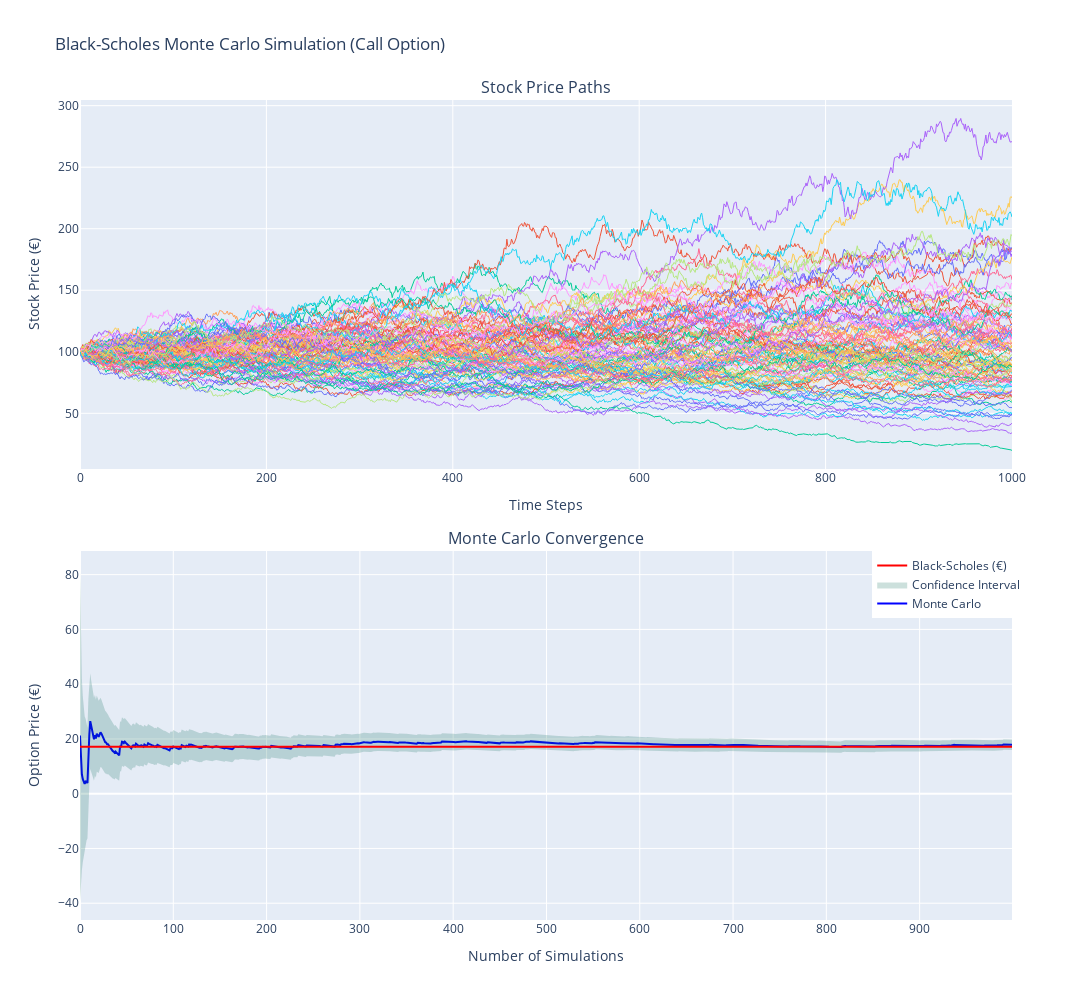

Here is the notebook cell this chart was saved with:
### Code cell
black_scholes_monte_carlo_gui()

### Figure 1 — Plotly figure (JSON) as saved in the notebook; plotly's stock layout.template omitted (floating-point values rounded to 4 significant figures; data arrays with more than 128 entries replaced by an {"elided": "..."} marker saying what was removed)
{"data": [{"line": {"width": 1}, "mode": "lines", "showlegend": false, "type": "scatter", "xaxis": "x", "y": {"elided": "1001 float values"}, "yaxis": "y"}, {"line": {"width": 1}, "mode": "lines", "showlegend": false, "type": "scatter", "xaxis": "x", "y": {"elided": "1001 float values"}, "yaxis": "y"}, {"line": {"width": 1}, "mode": "lines", "showlegend": false, "type": "scatter", "xaxis": "x", "y": {"elided": "1001 float values"}, "yaxis": "y"}, {"line": {"width": 1}, "mode": "lines", "showlegend": false, "type": "scatter", "xaxis": "x", "y": {"elided": "1001 float values"}, "yaxis": "y"}, {"line": {"width": 1}, "mode": "lines", "showlegend": false, "type": "scatter", "xaxis": "x", "y": {"elided": "1001 float values"}, "yaxis": "y"}, {"line": {"width": 1}, "mode": "lines", "showlegend": false, "type": "scatter", "xaxis": "x", "y": {"elided": "1001 float values"}, "yaxis": "y"}, {"line": {"width": 1}, "mode": "lines", "showlegend": false, "type": "scatter", "xaxis": "x", "y": {"elided": "1001 float values"}, "yaxis": "y"}, {"line": {"width": 1}, "mode": "lines", "showlegend": false, "type": "scatter", "xaxis": "x", "y": {"elided": "1001 float values"}, "yaxis": "y"}, {"line": {"width": 1}, "mode": "lines", "showlegend": false, "type": "scatter", "xaxis": "x", "y": {"elided": "1001 float values"}, "yaxis": "y"}, {"line": {"width": 1}, "mode": "lines", "showlegend": false, "type": "scatter", "xaxis": "x", "y": {"elided": "1001 float values"}, "yaxis": "y"}, {"line": {"width": 1}, "mode": "lines", "showlegend": false, "type": "scatter", "xaxis": "x", "y": {"elided": "1001 float values"}, "yaxis": "y"}, {"line": {"width": 1}, "mode": "lines", "showlegend": false, "type": "scatter", "xaxis": "x", "y": {"elided": "1001 float values"}, "yaxis": "y"}, {"line": {"width": 1}, "mode": "lines", "showlegend": false, "type": "scatter", "xaxis": "x", "y": {"elided": "1001 float values"}, "yaxis": "y"}, {"line": {"width": 1}, "mode": "lines", "showlegend": false, "type": "scatter", "xaxis": "x", "y": {"elided": "1001 float values"}, "yaxis": "y"}, {"line": {"width": 1}, "mode": "lines", "showlegend": false, "type": "scatter", "xaxis": "x", "y": {"elided": "1001 float values"}, "yaxis": "y"}, {"line": {"width": 1}, "mode": "lines", "showlegend": false, "type": "scatter", "xaxis": "x", "y": {"elided": "1001 float values"}, "yaxis": "y"}, {"line": {"width": 1}, "mode": "lines", "showlegend": false, "type": "scatter", "xaxis": "x", "y": {"elided": "1001 float values"}, "yaxis": "y"}, {"line": {"width": 1}, "mode": "lines", "showlegend": false, "type": "scatter", "xaxis": "x", "y": {"elided": "1001 float values"}, "yaxis": "y"}, {"line": {"width": 1}, "mode": "lines", "showlegend": false, "type": "scatter", "xaxis": "x", "y": {"elided": "1001 float values"}, "yaxis": "y"}, {"line": {"width": 1}, "mode": "lines", "showlegend": false, "type": "scatter", "xaxis": "x", "y": {"elided": "1001 float values"}, "yaxis": "y"}, {"line": {"width": 1}, "mode": "lines", "showlegend": false, "type": "scatter", "xaxis": "x", "y": {"elided": "1001 float values"}, "yaxis": "y"}, {"line": {"width": 1}, "mode": "lines", "showlegend": false, "type": "scatter", "xaxis": "x", "y": {"elided": "1001 float values"}, "yaxis": "y"}, {"line": {"width": 1}, "mode": "lines", "showlegend": false, "type": "scatter", "xaxis": "x", "y": {"elided": "1001 float values"}, "yaxis": "y"}, {"line": {"width": 1}, "mode": "lines", "showlegend": false, "type": "scatter", "xaxis": "x", "y": {"elided": "1001 float values"}, "yaxis": "y"}, {"line": {"width": 1}, "mode": "lines", "showlegend": false, "type": "scatter", "xaxis": "x", "y": {"elided": "1001 float values"}, "yaxis": "y"}, {"line": {"width": 1}, "mode": "lines", "showlegend": false, "type": "scatter", "xaxis": "x", "y": {"elided": "1001 float values"}, "yaxis": "y"}, {"line": {"width": 1}, "mode": "lines", "showlegend": false, "type": "scatter", "xaxis": "x", "y": {"elided": "1001 float values"}, "yaxis": "y"}, {"line": {"width": 1}, "mode": "lines", "showlegend": false, "type": "scatter", "xaxis": "x", "y": {"elided": "1001 float values"}, "yaxis": "y"}, {"line": {"width": 1}, "mode": "lines", "showlegend": false, "type": "scatter", "xaxis": "x", "y": {"elided": "1001 float values"}, "yaxis": "y"}, {"line": {"width": 1}, "mode": "lines", "showlegend": false, "type": "scatter", "xaxis": "x", "y": {"elided": "1001 float values"}, "yaxis": "y"}, {"line": {"width": 1}, "mode": "lines", "showlegend": false, "type": "scatter", "xaxis": "x", "y": {"elided": "1001 float values"}, "yaxis": "y"}, {"line": {"width": 1}, "mode": "lines", "showlegend": false, "type": "scatter", "xaxis": "x", "y": {"elided": "1001 float values"}, "yaxis": "y"}, {"line": {"width": 1}, "mode": "lines", "showlegend": false, "type": "scatter", "xaxis": "x", "y": {"elided": "1001 float values"}, "yaxis": "y"}, {"line": {"width": 1}, "mode": "lines", "showlegend": false, "type": "scatter", "xaxis": "x", "y": {"elided": "1001 float values"}, "yaxis": "y"}, {"line": {"width": 1}, "mode": "lines", "showlegend": false, "type": "scatter", "xaxis": "x", "y": {"elided": "1001 float values"}, "yaxis": "y"}, {"line": {"width": 1}, "mode": "lines", "showlegend": false, "type": "scatter", "xaxis": "x", "y": {"elided": "1001 float values"}, "yaxis": "y"}, {"line": {"width": 1}, "mode": "lines", "showlegend": false, "type": "scatter", "xaxis": "x", "y": {"elided": "1001 float values"}, "yaxis": "y"}, {"line": {"width": 1}, "mode": "lines", "showlegend": false, "type": "scatter", "xaxis": "x", "y": {"elided": "1001 float values"}, "yaxis": "y"}, {"line": {"width": 1}, "mode": "lines", "showlegend": false, "type": "scatter", "xaxis": "x", "y": {"elided": "1001 float values"}, "yaxis": "y"}, {"line": {"width": 1}, "mode": "lines", "showlegend": false, "type": "scatter", "xaxis": "x", "y": {"elided": "1001 float values"}, "yaxis": "y"}, {"line": {"width": 1}, "mode": "lines", "showlegend": false, "type": "scatter", "xaxis": "x", "y": {"elided": "1001 float values"}, "yaxis": "y"}, {"line": {"width": 1}, "mode": "lines", "showlegend": false, "type": "scatter", "xaxis": "x", "y": {"elided": "1001 float values"}, "yaxis": "y"}, {"line": {"width": 1}, "mode": "lines", "showlegend": false, "type": "scatter", "xaxis": "x", "y": {"elided": "1001 float values"}, "yaxis": "y"}, {"line": {"width": 1}, "mode": "lines", "showlegend": false, "type": "scatter", "xaxis": "x", "y": {"elided": "1001 float values"}, "yaxis": "y"}, {"line": {"width": 1}, "mode": "lines", "showlegend": false, "type": "scatter", "xaxis": "x", "y": {"elided": "1001 float values"}, "yaxis": "y"}, {"line": {"width": 1}, "mode": "lines", "showlegend": false, "type": "scatter", "xaxis": "x", "y": {"elided": "1001 float values"}, "yaxis": "y"}, {"line": {"width": 1}, "mode": "lines", "showlegend": false, "type": "scatter", "xaxis": "x", "y": {"elided": "1001 float values"}, "yaxis": "y"}, {"line": {"width": 1}, "mode": "lines", "showlegend": false, "type": "scatter", "xaxis": "x", "y": {"elided": "1001 float values"}, "yaxis": "y"}, {"line": {"width": 1}, "mode": "lines", "showlegend": false, "type": "scatter", "xaxis": "x", "y": {"elided": "1001 float values"}, "yaxis": "y"}, {"line": {"width": 1}, "mode": "lines", "showlegend": false, "type": "scatter", "xaxis": "x", "y": {"elided": "1001 float values"}, "yaxis": "y"}, {"line": {"width": 1}, "mode": "lines", "showlegend": false, "type": "scatter", "xaxis": "x", "y": {"elided": "1001 float values"}, "yaxis": "y"}, {"line": {"width": 1}, "mode": "lines", "showlegend": false, "type": "scatter", "xaxis": "x", "y": {"elided": "1001 float values"}, "yaxis": "y"}, {"line": {"width": 1}, "mode": "lines", "showlegend": false, "type": "scatter", "xaxis": "x", "y": {"elided": "1001 float values"}, "yaxis": "y"}, {"line": {"width": 1}, "mode": "lines", "showlegend": false, "type": "scatter", "xaxis": "x", "y": {"elided": "1001 float values"}, "yaxis": "y"}, {"line": {"width": 1}, "mode": "lines", "showlegend": false, "type": "scatter", "xaxis": "x", "y": {"elided": "1001 float values"}, "yaxis": "y"}, {"line": {"width": 1}, "mode": "lines", "showlegend": false, "type": "scatter", "xaxis": "x", "y": {"elided": "1001 float values"}, "yaxis": "y"}, {"line": {"width": 1}, "mode": "lines", "showlegend": false, "type": "scatter", "xaxis": "x", "y": {"elided": "1001 float values"}, "yaxis": "y"}, {"line": {"width": 1}, "mode": "lines", "showlegend": false, "type": "scatter", "xaxis": "x", "y": {"elided": "1001 float values"}, "yaxis": "y"}, {"line": {"width": 1}, "mode": "lines", "showlegend": false, "type": "scatter", "xaxis": "x", "y": {"elided": "1001 float values"}, "yaxis": "y"}, {"line": {"width": 1}, "mode": "lines", "showlegend": false, "type": "scatter", "xaxis": "x", "y": {"elided": "1001 float values"}, "yaxis": "y"}, {"line": {"width": 1}, "mode": "lines", "showlegend": false, "type": "scatter", "xaxis": "x", "y": {"elided": "1001 float values"}, "yaxis": "y"}, {"line": {"width": 1}, "mode": "lines", "showlegend": false, "type": "scatter", "xaxis": "x", "y": {"elided": "1001 float values"}, "yaxis": "y"}, {"line": {"width": 1}, "mode": "lines", "showlegend": false, "type": "scatter", "xaxis": "x", "y": {"elided": "1001 float values"}, "yaxis": "y"}, {"line": {"width": 1}, "mode": "lines", "showlegend": false, "type": "scatter", "xaxis": "x", "y": {"elided": "1001 float values"}, "yaxis": "y"}, {"line": {"width": 1}, "mode": "lines", "showlegend": false, "type": "scatter", "xaxis": "x", "y": {"elided": "1001 float values"}, "yaxis": "y"}, {"line": {"width": 1}, "mode": "lines", "showlegend": false, "type": "scatter", "xaxis": "x", "y": {"elided": "1001 float values"}, "yaxis": "y"}, {"line": {"width": 1}, "mode": "lines", "showlegend": false, "type": "scatter", "xaxis": "x", "y": {"elided": "1001 float values"}, "yaxis": "y"}, {"line": {"width": 1}, "mode": "lines", "showlegend": false, "type": "scatter", "xaxis": "x", "y": {"elided": "1001 float values"}, "yaxis": "y"}, {"line": {"width": 1}, "mode": "lines", "showlegend": false, "type": "scatter", "xaxis": "x", "y": {"elided": "1001 float values"}, "yaxis": "y"}, {"line": {"width": 1}, "mode": "lines", "showlegend": false, "type": "scatter", "xaxis": "x", "y": {"elided": "1001 float values"}, "yaxis": "y"}, {"line": {"width": 1}, "mode": "lines", "showlegend": false, "type": "scatter", "xaxis": "x", "y": {"elided": "1001 float values"}, "yaxis": "y"}, {"line": {"width": 1}, "mode": "lines", "showlegend": false, "type": "scatter", "xaxis": "x", "y": {"elided": "1001 float values"}, "yaxis": "y"}, {"line": {"width": 1}, "mode": "lines", "showlegend": false, "type": "scatter", "xaxis": "x", "y": {"elided": "1001 float values"}, "yaxis": "y"}, {"line": {"width": 1}, "mode": "lines", "showlegend": false, "type": "scatter", "xaxis": "x", "y": {"elided": "1001 float values"}, "yaxis": "y"}, {"line": {"width": 1}, "mode": "lines", "showlegend": false, "type": "scatter", "xaxis": "x", "y": {"elided": "1001 float values"}, "yaxis": "y"}, {"line": {"width": 1}, "mode": "lines", "showlegend": false, "type": "scatter", "xaxis": "x", "y": {"elided": "1001 float values"}, "yaxis": "y"}, {"line": {"width": 1}, "mode": "lines", "showlegend": false, "type": "scatter", "xaxis": "x", "y": {"elided": "1001 float values"}, "yaxis": "y"}, {"line": {"width": 1}, "mode": "lines", "showlegend": false, "type": "scatter", "xaxis": "x", "y": {"elided": "1001 float values"}, "yaxis": "y"}, {"line": {"width": 1}, "mode": "lines", "showlegend": false, "type": "scatter", "xaxis": "x", "y": {"elided": "1001 float values"}, "yaxis": "y"}, {"line": {"width": 1}, "mode": "lines", "showlegend": false, "type": "scatter", "xaxis": "x", "y": {"elided": "1001 float values"}, "yaxis": "y"}, {"line": {"width": 1}, "mode": "lines", "showlegend": false, "type": "scatter", "xaxis": "x", "y": {"elided": "1001 float values"}, "yaxis": "y"}, {"line": {"width": 1}, "mode": "lines", "showlegend": false, "type": "scatter", "xaxis": "x", "y": {"elided": "1001 float values"}, "yaxis": "y"}, {"line": {"width": 1}, "mode": "lines", "showlegend": false, "type": "scatter", "xaxis": "x", "y": {"elided": "1001 float values"}, "yaxis": "y"}, {"line": {"width": 1}, "mode": "lines", "showlegend": false, "type": "scatter", "xaxis": "x", "y": {"elided": "1001 float values"}, "yaxis": "y"}, {"line": {"width": 1}, "mode": "lines", "showlegend": false, "type": "scatter", "xaxis": "x", "y": {"elided": "1001 float values"}, "yaxis": "y"}, {"line": {"width": 1}, "mode": "lines", "showlegend": false, "type": "scatter", "xaxis": "x", "y": {"elided": "1001 float values"}, "yaxis": "y"}, {"line": {"width": 1}, "mode": "lines", "showlegend": false, "type": "scatter", "xaxis": "x", "y": {"elided": "1001 float values"}, "yaxis": "y"}, {"line": {"width": 1}, "mode": "lines", "showlegend": false, "type": "scatter", "xaxis": "x", "y": {"elided": "1001 float values"}, "yaxis": "y"}, {"line": {"width": 1}, "mode": "lines", "showlegend": false, "type": "scatter", "xaxis": "x", "y": {"elided": "1001 float values"}, "yaxis": "y"}, {"line": {"width": 1}, "mode": "lines", "showlegend": false, "type": "scatter", "xaxis": "x", "y": {"elided": "1001 float values"}, "yaxis": "y"}, {"line": {"width": 1}, "mode": "lines", "showlegend": false, "type": "scatter", "xaxis": "x", "y": {"elided": "1001 float values"}, "yaxis": "y"}, {"line": {"width": 1}, "mode": "lines", "showlegend": false, "type": "scatter", "xaxis": "x", "y": {"elided": "1001 float values"}, "yaxis": "y"}, {"line": {"width": 1}, "mode": "lines", "showlegend": false, "type": "scatter", "xaxis": "x", "y": {"elided": "1001 float values"}, "yaxis": "y"}, {"line": {"width": 1}, "mode": "lines", "showlegend": false, "type": "scatter", "xaxis": "x", "y": {"elided": "1001 float values"}, "yaxis": "y"}, {"line": {"width": 1}, "mode": "lines", "showlegend": false, "type": "scatter", "xaxis": "x", "y": {"elided": "1001 float values"}, "yaxis": "y"}, {"line": {"width": 1}, "mode": "lines", "showlegend": false, "type": "scatter", "xaxis": "x", "y": {"elided": "1001 float values"}, "yaxis": "y"}, {"line": {"width": 1}, "mode": "lines", "showlegend": false, "type": "scatter", "xaxis": "x", "y": {"elided": "1001 float values"}, "yaxis": "y"}, {"line": {"width": 1}, "mode": "lines", "showlegend": false, "type": "scatter", "xaxis": "x", "y": {"elided": "1001 float values"}, "yaxis": "y"}, {"line": {"width": 1}, "mode": "lines", "showlegend": false, "type": "scatter", "xaxis": "x", "y": {"elided": "1001 float values"}, "yaxis": "y"}, {"line": {"width": 1}, "mode": "lines", "showlegend": false, "type": "scatter", "xaxis": "x", "y": {"elided": "1001 float values"}, "yaxis": "y"}, {"line": {"color": "blue"}, "mode": "lines", "name": "Monte Carlo", "type": "scatter", "xaxis": "x2", "y": {"elided": "1000 float values"}, "yaxis": "y2"}, {"line": {"width": 0}, "mode": "lines", "showlegend": false, "type": "scatter", "xaxis": "x2", "y": {"elided": "1000 float values"}, "yaxis": "y2"}, {"fill": "tonexty", "fillcolor": "rgba(0,100,80,0.2)", "line": {"width": 0}, "mode": "lines", "name": "Confidence Interval", "type": "scatter", "xaxis": "x2", "y": {"elided": "1000 float values"}, "yaxis": "y2"}, {"line": {"color": "red"}, "mode": "lines", "name": "Black-Scholes (€)", "type": "scatter", "xaxis": "x2", "y": {"elided": "1000 float values"}, "yaxis": "y2"}], "layout": {"annotations": [{"font": {"size": 16}, "showarrow": false, "text": "Stock Price Paths", "x": 0.5, "xanchor": "center", "xref": "paper", "y": 1, "yanchor": "bottom", "yref": "paper"}, {"font": {"size": 16}, "showarrow": false, "text": "Monte Carlo Convergence", "x": 0.5, "xanchor": "center", "xref": "paper", "y": 0.45, "yanchor": "bottom", "yref": "paper"}], "height": 1000, "legend": {"x": 0.85, "xanchor": "left", "y": 0.45, "yanchor": "top"}, "title": {"text": "Black-Scholes Monte Carlo Simulation (Call Option)"}, "width": 1300, "xaxis": {"anchor": "y", "domain": [0, 1], "title": {"text": "Time Steps"}}, "xaxis2": {"anchor": "y2", "domain": [0, 1], "title": {"text": "Number of Simulations"}}, "yaxis": {"anchor": "x", "domain": [0.55, 1], "title": {"text": "Stock Price (€)"}}, "yaxis2": {"anchor": "x2", "domain": [0, 0.45], "title": {"text": "Option Price (€)"}}}}
